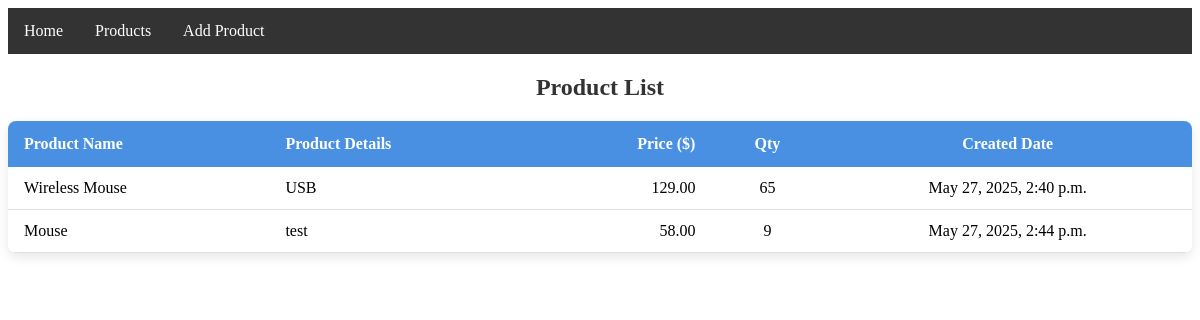
Before: /product/ with the older database file.
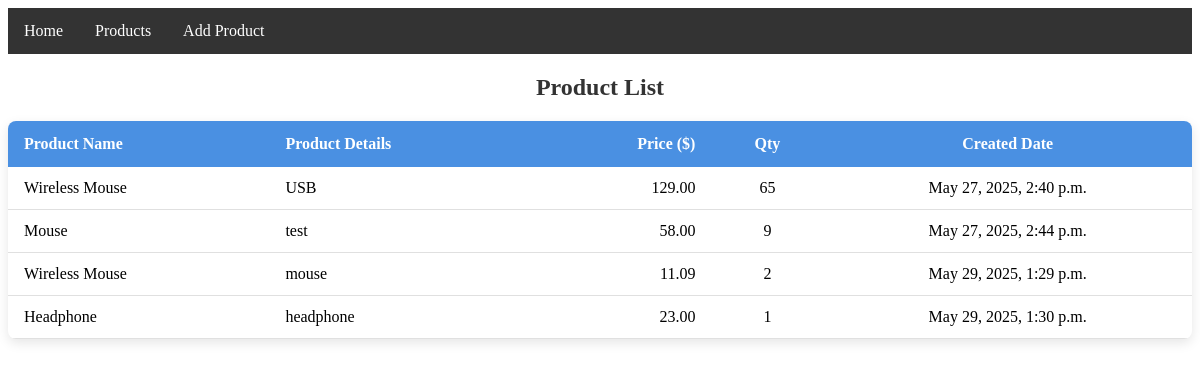
After: the same page with the newer database file.
### productApp/models.py (models this page shows)
class productModel(models.Model):
    name = models.CharField(max_length=100)
    description = models.TextField()
    price = models.DecimalField(max_digits=10, decimal_places=2)
    stock = models.IntegerField()
    created_at = models.DateTimeField(auto_now_add=True)

### productManagement/views.py (the view)
# urls.py: path('product/', productPage, name='productPage'),
def productPage(request):
    productData = productModel.objects.all()
    context = {
        'data': productData
    }
    return render(request, 'products.html', context)

### Template/products.html
{% extends 'master.html' %}
{% block body %}
<h2 style="text-align: center; color: #333;">Product List</h2>
  <table style="width: 100%; border-collapse: collapse; background-color: #ffffff; box-shadow: 0 4px 12px rgba(0, 0, 0, 0.1); border-radius: 8px; overflow: hidden;">
    <thead>
      <tr style="background-color: #4a90e2; color: white;">
        <th style="padding: 14px 16px; text-align: left;">Product Name</th>
        <th style="padding: 14px 16px; text-align: left;">Product Details</th>
        <th style="padding: 14px 16px; text-align: right;">Price ($)</th>
        <th style="padding: 14px 16px; text-align: center;">Qty</th>
        <th style="padding: 14px 16px; text-align: center;">Created Date</th>
      </tr>
    </thead>
    <tbody>
    {% for x in data %}
      <tr style="border-bottom: 1px solid #e0e0e0;">
        <td style="padding: 12px 16px;">{{x.name}}</td>
        <td style="padding: 12px 16px;">{{x.description}}</td>
        <td style="padding: 12px 16px; text-align: right;">{{x.price}}</td>
        <td style="padding: 12px 16px; text-align: center;">{{x.stock}}</td>
        <td style="padding: 12px 16px; text-align: center;">{{x.created_at}}</td>
      </tr>
    {% endfor %}
    </tbody>
  </table>
{% endblock body %}

### Template/master.html (shortened to what this page needs)
<!DOCTYPE html>
<html>
<head>
</head>
<body>
<ul>
  <li><a class="active" href="{% url 'homePage' %}">Home</a></li>
  <li><a href="{% url 'productPage' %}">Products</a></li>
  <li><a href="{% url 'addProductPage' %}">Add Product</a></li>
</ul>
{% block body %}
{% endblock body %}
</body>
</html>

### Template/master.html (style rules this page uses)
ul { list-style-type: none; margin: 0; padding: 0; overflow: hidden; background-color: #333; }
li { float: left; }
li a { display: block; color: white; text-align: center; padding: 14px 16px; text-decoration: none; }

Changed rows visible on the page:
added productModel: name "Wireless Mouse", description "mouse", price "11.09", stock "2", created_at "May 29, 2025, 1:29 p.m."
added productModel: name "Headphone", description "headphone", price "23.00", stock "1", created_at "May 29, 2025, 1:30 p.m."
